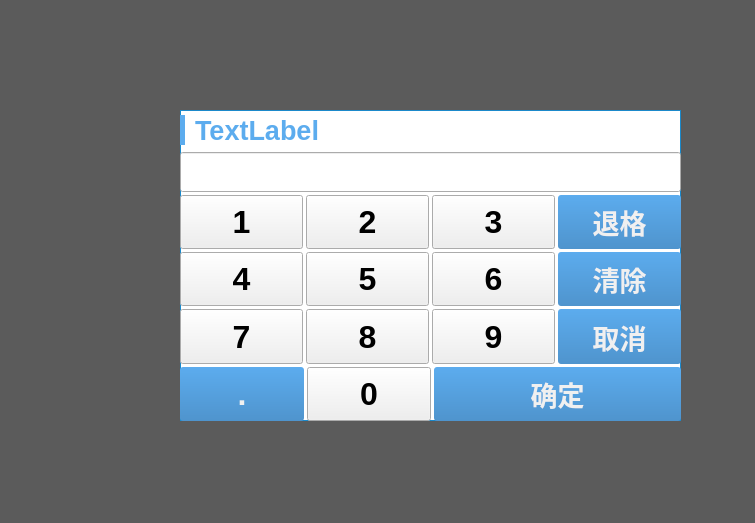
<?xml version="1.0" encoding="UTF-8"?>
<ui version="4.0">
 <class>QDlgKeyNum</class>
 <widget class="QDialog" name="QDlgKeyNum">
  <property name="geometry">
   <rect>
    <x>0</x>
    <y>0</y>
    <width>755</width>
    <height>523</height>
   </rect>
  </property>
  <property name="windowTitle">
   <string>Dialog</string>
  </property>
  <property name="styleSheet">
   <string notr="true">QWidget#widget_background
{
	border:0px solid #1B89CA;
	border-radius:0px;	
	background-color: rgba(60, 60,60,210);	
}

QWidget#widget_main
{
	border:1px solid #1B89CA;
	border-radius:0px;
	background-color: rgba(255,255,255,255);
	/*background-color: rgba(135, 135, 135,175);*/
}

/*
.QToolButton{
	border-style: none;
	border: 0px;
	color: #F0F0F0;
	padding: 1px;
	border-radius:0px;
	 background: qlineargradient(spread:pad, x1:0, y1:0, x2:0, y2:1, stop:0 #5CACEE, stop:1 #4F94CD);
}

.QToolButton:pressed{ 
background: qlineargradient(spread:pad, x1:0, y1:0, x2:0, y2:1, stop:0 #1B89CA, stop:1 #1077B5);
	
}

*/</string>
  </property>
  <layout class="QVBoxLayout" name="verticalLayout_3">
   <property name="spacing">
    <number>0</number>
   </property>
   <property name="margin">
    <number>0</number>
   </property>
   <item>
    <widget class="QWidget" name="widget_background" native="true">
     <widget class="QWidget" name="widget_main" native="true">
      <property name="geometry">
       <rect>
        <x>180</x>
        <y>110</y>
        <width>501</width>
        <height>311</height>
       </rect>
      </property>
      <property name="styleSheet">
       <string notr="true"/>
      </property>
      <layout class="QVBoxLayout" name="verticalLayout_2" stretch="3,2,2,2,2">
       <property name="spacing">
        <number>3</number>
       </property>
       <item>
        <layout class="QVBoxLayout" name="verticalLayout">
         <property name="spacing">
          <number>2</number>
         </property>
         <item>
          <layout class="QHBoxLayout" name="horizontalLayout_5">
           <property name="spacing">
            <number>10</number>
           </property>
           <item>
            <widget class="QLabel" name="label">
             <property name="minimumSize">
              <size>
               <width>0</width>
               <height>0</height>
              </size>
             </property>
             <property name="maximumSize">
              <size>
               <width>5</width>
               <height>30</height>
              </size>
             </property>
             <property name="styleSheet">
              <string notr="true">background-color:  #5CACEE;/*rgb(72, 169, 192);*/</string>
             </property>
             <property name="text">
              <string/>
             </property>
            </widget>
           </item>
           <item>
            <widget class="QLabel" name="lbTitle">
             <property name="sizePolicy">
              <sizepolicy hsizetype="Preferred" vsizetype="Preferred">
               <horstretch>0</horstretch>
               <verstretch>0</verstretch>
              </sizepolicy>
             </property>
             <property name="minimumSize">
              <size>
               <width>0</width>
               <height>0</height>
              </size>
             </property>
             <property name="maximumSize">
              <size>
               <width>16777215</width>
               <height>40</height>
              </size>
             </property>
             <property name="font">
              <font>
               <pointsize>20</pointsize>
               <weight>75</weight>
               <bold>true</bold>
              </font>
             </property>
             <property name="styleSheet">
              <string notr="true">color: #5CACEE;</string>
             </property>
             <property name="text">
              <string>TextLabel</string>
             </property>
            </widget>
           </item>
          </layout>
         </item>
         <item>
          <widget class="QLineEdit" name="editValue">
           <property name="sizePolicy">
            <sizepolicy hsizetype="Expanding" vsizetype="Preferred">
             <horstretch>0</horstretch>
             <verstretch>0</verstretch>
            </sizepolicy>
           </property>
           <property name="minimumSize">
            <size>
             <width>35</width>
             <height>16</height>
            </size>
           </property>
           <property name="maximumSize">
            <size>
             <width>16777215</width>
             <height>40</height>
            </size>
           </property>
           <property name="font">
            <font>
             <pointsize>24</pointsize>
            </font>
           </property>
          </widget>
         </item>
        </layout>
       </item>
       <item>
        <layout class="QHBoxLayout" name="horizontalLayout">
         <property name="spacing">
          <number>3</number>
         </property>
         <item>
          <widget class="QToolButton" name="tBtn1">
           <property name="sizePolicy">
            <sizepolicy hsizetype="Expanding" vsizetype="Expanding">
             <horstretch>0</horstretch>
             <verstretch>0</verstretch>
            </sizepolicy>
           </property>
           <property name="font">
            <font>
             <pointsize>24</pointsize>
             <weight>75</weight>
             <bold>true</bold>
            </font>
           </property>
           <property name="text">
            <string>1</string>
           </property>
          </widget>
         </item>
         <item>
          <widget class="QToolButton" name="tBtn2">
           <property name="sizePolicy">
            <sizepolicy hsizetype="Expanding" vsizetype="Expanding">
             <horstretch>0</horstretch>
             <verstretch>0</verstretch>
            </sizepolicy>
           </property>
           <property name="font">
            <font>
             <pointsize>24</pointsize>
             <weight>75</weight>
             <bold>true</bold>
            </font>
           </property>
           <property name="text">
            <string>2</string>
           </property>
          </widget>
         </item>
         <item>
          <widget class="QToolButton" name="tBtn3">
           <property name="sizePolicy">
            <sizepolicy hsizetype="Expanding" vsizetype="Expanding">
             <horstretch>0</horstretch>
             <verstretch>0</verstretch>
            </sizepolicy>
           </property>
           <property name="font">
            <font>
             <pointsize>24</pointsize>
             <weight>75</weight>
             <bold>true</bold>
            </font>
           </property>
           <property name="text">
            <string>3</string>
           </property>
          </widget>
         </item>
         <item>
          <widget class="QToolButton" name="tBtnBack">
           <property name="sizePolicy">
            <sizepolicy hsizetype="Expanding" vsizetype="Expanding">
             <horstretch>0</horstretch>
             <verstretch>0</verstretch>
            </sizepolicy>
           </property>
           <property name="font">
            <font>
             <pointsize>20</pointsize>
             <weight>75</weight>
             <bold>true</bold>
            </font>
           </property>
           <property name="styleSheet">
            <string>.QToolButton{
	border-style: none;
	border: 0px;
	color: #F0F0F0;
	padding: 1px;
	border-radius:3px;
	 background: qlineargradient(spread:pad, x1:0, y1:0, x2:0, y2:1, stop:0 #5CACEE, stop:1 #4F94CD);
}

.QToolButton:pressed{ 
background: qlineargradient(spread:pad, x1:0, y1:0, x2:0, y2:1, stop:0 #1B89CA, stop:1 #1077B5);
	
}
</string>
           </property>
           <property name="text">
            <string>退格</string>
           </property>
          </widget>
         </item>
        </layout>
       </item>
       <item>
        <layout class="QHBoxLayout" name="horizontalLayout_2">
         <property name="spacing">
          <number>3</number>
         </property>
         <item>
          <widget class="QToolButton" name="tBtn4">
           <property name="sizePolicy">
            <sizepolicy hsizetype="Expanding" vsizetype="Expanding">
             <horstretch>0</horstretch>
             <verstretch>0</verstretch>
            </sizepolicy>
           </property>
           <property name="font">
            <font>
             <pointsize>24</pointsize>
             <weight>75</weight>
             <bold>true</bold>
            </font>
           </property>
           <property name="text">
            <string>4</string>
           </property>
          </widget>
         </item>
         <item>
          <widget class="QToolButton" name="tBtn5">
           <property name="sizePolicy">
            <sizepolicy hsizetype="Expanding" vsizetype="Expanding">
             <horstretch>0</horstretch>
             <verstretch>0</verstretch>
            </sizepolicy>
           </property>
           <property name="font">
            <font>
             <pointsize>24</pointsize>
             <weight>75</weight>
             <bold>true</bold>
            </font>
           </property>
           <property name="text">
            <string>5</string>
           </property>
          </widget>
         </item>
         <item>
          <widget class="QToolButton" name="tBtn6">
           <property name="sizePolicy">
            <sizepolicy hsizetype="Expanding" vsizetype="Expanding">
             <horstretch>0</horstretch>
             <verstretch>0</verstretch>
            </sizepolicy>
           </property>
           <property name="font">
            <font>
             <pointsize>24</pointsize>
             <weight>75</weight>
             <bold>true</bold>
            </font>
           </property>
           <property name="text">
            <string>6</string>
           </property>
          </widget>
         </item>
         <item>
          <widget class="QToolButton" name="tBtnClear">
           <property name="sizePolicy">
            <sizepolicy hsizetype="Expanding" vsizetype="Expanding">
             <horstretch>0</horstretch>
             <verstretch>0</verstretch>
            </sizepolicy>
           </property>
           <property name="font">
            <font>
             <pointsize>20</pointsize>
             <weight>75</weight>
             <bold>true</bold>
            </font>
           </property>
           <property name="styleSheet">
            <string>.QToolButton{
	border-style: none;
	border: 0px;
	color: #F0F0F0;
	padding: 1px;
	border-radius:3px;
	 background: qlineargradient(spread:pad, x1:0, y1:0, x2:0, y2:1, stop:0 #5CACEE, stop:1 #4F94CD);
}

.QToolButton:pressed{ 
background: qlineargradient(spread:pad, x1:0, y1:0, x2:0, y2:1, stop:0 #1B89CA, stop:1 #1077B5);
	
}
</string>
           </property>
           <property name="text">
            <string>清除</string>
           </property>
          </widget>
         </item>
        </layout>
       </item>
       <item>
        <layout class="QHBoxLayout" name="horizontalLayout_3">
         <property name="spacing">
          <number>3</number>
         </property>
         <item>
          <widget class="QToolButton" name="tBtn7">
           <property name="sizePolicy">
            <sizepolicy hsizetype="Expanding" vsizetype="Expanding">
             <horstretch>0</horstretch>
             <verstretch>0</verstretch>
            </sizepolicy>
           </property>
           <property name="font">
            <font>
             <pointsize>24</pointsize>
             <weight>75</weight>
             <bold>true</bold>
            </font>
           </property>
           <property name="text">
            <string>7</string>
           </property>
          </widget>
         </item>
         <item>
          <widget class="QToolButton" name="tBtn8">
           <property name="sizePolicy">
            <sizepolicy hsizetype="Expanding" vsizetype="Expanding">
             <horstretch>0</horstretch>
             <verstretch>0</verstretch>
            </sizepolicy>
           </property>
           <property name="font">
            <font>
             <pointsize>24</pointsize>
             <weight>75</weight>
             <bold>true</bold>
            </font>
           </property>
           <property name="text">
            <string>8</string>
           </property>
          </widget>
         </item>
         <item>
          <widget class="QToolButton" name="tBtn9">
           <property name="sizePolicy">
            <sizepolicy hsizetype="Expanding" vsizetype="Expanding">
             <horstretch>0</horstretch>
             <verstretch>0</verstretch>
            </sizepolicy>
           </property>
           <property name="font">
            <font>
             <pointsize>24</pointsize>
             <weight>75</weight>
             <bold>true</bold>
            </font>
           </property>
           <property name="text">
            <string>9</string>
           </property>
          </widget>
         </item>
         <item>
          <widget class="QToolButton" name="tBtnCancel">
           <property name="sizePolicy">
            <sizepolicy hsizetype="Expanding" vsizetype="Expanding">
             <horstretch>0</horstretch>
             <verstretch>0</verstretch>
            </sizepolicy>
           </property>
           <property name="minimumSize">
            <size>
             <width>35</width>
             <height>0</height>
            </size>
           </property>
           <property name="maximumSize">
            <size>
             <width>16777215</width>
             <height>16777215</height>
            </size>
           </property>
           <property name="font">
            <font>
             <family>Sans Serif</family>
             <pointsize>20</pointsize>
             <weight>75</weight>
             <italic>false</italic>
             <bold>true</bold>
            </font>
           </property>
           <property name="styleSheet">
            <string notr="true">.QToolButton{
	border-style: none;
	border: 0px;
	color: #F0F0F0;
	padding: 1px;
	border-radius:3px;
	 background: qlineargradient(spread:pad, x1:0, y1:0, x2:0, y2:1, stop:0 #5CACEE, stop:1 #4F94CD);
}

.QToolButton:pressed{ 
background: qlineargradient(spread:pad, x1:0, y1:0, x2:0, y2:1, stop:0 #1B89CA, stop:1 #1077B5);
	
}
</string>
           </property>
           <property name="text">
            <string>  取消  </string>
           </property>
          </widget>
         </item>
        </layout>
       </item>
       <item>
        <layout class="QHBoxLayout" name="horizontalLayout_4" stretch="1,1,2">
         <property name="spacing">
          <number>3</number>
         </property>
         <item>
          <widget class="QToolButton" name="tBtnDot">
           <property name="sizePolicy">
            <sizepolicy hsizetype="Expanding" vsizetype="Expanding">
             <horstretch>0</horstretch>
             <verstretch>0</verstretch>
            </sizepolicy>
           </property>
           <property name="font">
            <font>
             <pointsize>24</pointsize>
             <weight>75</weight>
             <bold>true</bold>
            </font>
           </property>
           <property name="styleSheet">
            <string notr="true">.QToolButton{
	border-style: none;
	border: 0px;
	color: #F0F0F0;
	padding: 1px;
	border-radius:3px;
	 background: qlineargradient(spread:pad, x1:0, y1:0, x2:0, y2:1, stop:0 #5CACEE, stop:1 #4F94CD);
}

.QToolButton:pressed{ 
background: qlineargradient(spread:pad, x1:0, y1:0, x2:0, y2:1, stop:0 #1B89CA, stop:1 #1077B5);
	
}


.QToolButton:disabled{ 
 background:gray;
}</string>
           </property>
           <property name="text">
            <string>.</string>
           </property>
          </widget>
         </item>
         <item>
          <widget class="QToolButton" name="tBtn0">
           <property name="sizePolicy">
            <sizepolicy hsizetype="Expanding" vsizetype="Expanding">
             <horstretch>0</horstretch>
             <verstretch>0</verstretch>
            </sizepolicy>
           </property>
           <property name="font">
            <font>
             <pointsize>24</pointsize>
             <weight>75</weight>
             <bold>true</bold>
            </font>
           </property>
           <property name="text">
            <string>0</string>
           </property>
          </widget>
         </item>
         <item>
          <widget class="QToolButton" name="tBtnOK">
           <property name="sizePolicy">
            <sizepolicy hsizetype="Expanding" vsizetype="Expanding">
             <horstretch>0</horstretch>
             <verstretch>0</verstretch>
            </sizepolicy>
           </property>
           <property name="minimumSize">
            <size>
             <width>35</width>
             <height>0</height>
            </size>
           </property>
           <property name="maximumSize">
            <size>
             <width>16777215</width>
             <height>16777215</height>
            </size>
           </property>
           <property name="font">
            <font>
             <family>Sans Serif</family>
             <pointsize>20</pointsize>
             <weight>75</weight>
             <italic>false</italic>
             <bold>true</bold>
            </font>
           </property>
           <property name="styleSheet">
            <string notr="true">.QToolButton{
	border-style: none;
	border: 0px;
	color: #F0F0F0;
	padding: 1px;
	border-radius:3px;
	 background: qlineargradient(spread:pad, x1:0, y1:0, x2:0, y2:1, stop:0 #5CACEE, stop:1 #4F94CD);
}

.QToolButton:pressed{ 
background: qlineargradient(spread:pad, x1:0, y1:0, x2:0, y2:1, stop:0 #1B89CA, stop:1 #1077B5);
	
}
</string>
           </property>
           <property name="text">
            <string>  确定  </string>
           </property>
          </widget>
         </item>
        </layout>
       </item>
      </layout>
     </widget>
    </widget>
   </item>
  </layout>
 </widget>
 <resources/>
 <connections/>
</ui>
